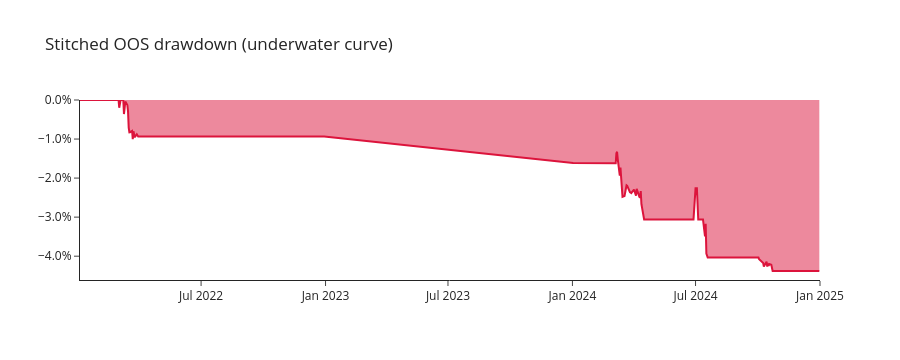

Here is the notebook cell this chart was saved with:
### Markdown cell above
## 15 Drawdown (stitched OOS)

### Code cell
if not stitched_ledger.empty:
    dd = drawdown_series(agg['net_value'])
    fig = go.Figure()
    fig.add_trace(go.Scatter(x=agg['date'], y=dd, fill='tozeroy', line=dict(color='crimson'), name='Drawdown'))
    for f in FOLDS[1:]:
        fig.add_vline(x=pd.Timestamp(f'{f["test_year"]}-01-01'), line_color='lightgray', line_dash='dot')
    fig.update_layout(title='Stitched OOS drawdown (underwater curve)',
                      template='simple_white', height=360, yaxis=dict(tickformat='.1%'))
    fig.write_html(str(OUT_DIR/'drawdown.html'), include_plotlyjs='cdn')
    fig.show()

### Figure 1 — Plotly figure (JSON) as saved in the notebook; plotly's stock layout.template omitted (floating-point values rounded to 4 significant figures; data arrays with more than 128 entries replaced by an {"elided": "..."} marker saying what was removed)
{"data": [{"fill": "tozeroy", "line": {"color": "crimson"}, "name": "Drawdown", "type": "scatter", "x": {"elided": "503 str values"}, "y": {"elided": "503 float values"}}], "layout": {"height": 360, "shapes": [{"line": {"color": "lightgray", "dash": "dot"}, "type": "line", "x0": "2023-01-01T00:00:00", "x1": "2023-01-01T00:00:00", "xref": "x", "y0": 0, "y1": 1, "yref": "y domain"}, {"line": {"color": "lightgray", "dash": "dot"}, "type": "line", "x0": "2024-01-01T00:00:00", "x1": "2024-01-01T00:00:00", "xref": "x", "y0": 0, "y1": 1, "yref": "y domain"}, {"line": {"color": "lightgray", "dash": "dot"}, "type": "line", "x0": "2025-01-01T00:00:00", "x1": "2025-01-01T00:00:00", "xref": "x", "y0": 0, "y1": 1, "yref": "y domain"}], "title": {"text": "Stitched OOS drawdown (underwater curve)"}, "yaxis": {"tickformat": ".1%"}}}
